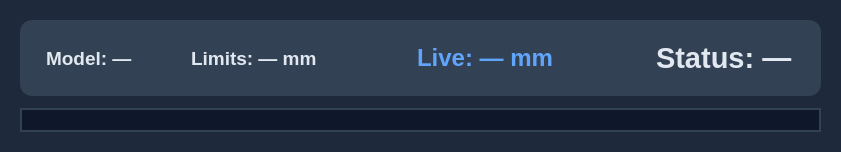
<?xml version="1.0" encoding="UTF-8"?>
<ui version="4.0">
 <class>LiveMonitoringPage</class>
 <widget class="QWidget" name="LiveMonitoringPage">
  <property name="styleSheet">
   <string notr="true">
    background-color: #1e293b;
    color: #e2e8f0;
   </string>
  </property>
  <layout class="QVBoxLayout" name="verticalLayout">
   <property name="spacing">
    <number>12</number>
   </property>
   <property name="margin">
    <number>20</number>
   </property>

   <!-- ==================== STATUS BAR ROW ==================== -->
   <item>
    <widget class="QWidget" name="status_bar">
     <property name="styleSheet">
      <string notr="true">
       background-color: #334155;
       border-radius: 12px;
       padding: 12px;
      </string>
     </property>
     <layout class="QHBoxLayout" name="statusRow">
      <property name="spacing">
       <number>24</number>
      </property>

      <item>
       <widget class="QLabel" name="model_label">
        <property name="font">
         <font>
          <pointsize>14</pointsize>
          <weight>75</weight>
          <bold>true</bold>
         </font>
        </property>
        <property name="text">
         <string>Model: —</string>
        </property>
       </widget>
      </item>

      <item>
       <widget class="QLabel" name="limit_label">
        <property name="font">
         <font>
          <pointsize>14</pointsize>
          <weight>75</weight>
          <bold>true</bold>
         </font>
        </property>
        <property name="text">
         <string>Limits: — mm</string>
        </property>
       </widget>
      </item>

      <item>
       <spacer name="statusSpacer1">
        <property name="orientation">
         <enum>Qt::Horizontal</enum>
        </property>
        <property name="sizeHint" stdset="0">
         <size>
          <width>40</width>
          <height>20</height>
         </size>
        </property>
       </spacer>
      </item>

      <item>
       <widget class="QLabel" name="value_label">
        <property name="font">
         <font>
          <pointsize>18</pointsize>
          <weight>87</weight>
          <bold>true</bold>
         </font>
        </property>
        <property name="styleSheet">
         <string notr="true">color: #60a5fa;</string>
        </property>
        <property name="text">
         <string>Live: — mm</string>
        </property>
       </widget>
      </item>

      <item>
       <spacer name="statusSpacer2">
        <property name="orientation">
         <enum>Qt::Horizontal</enum>
        </property>
        <property name="sizeHint" stdset="0">
         <size>
          <width>40</width>
          <height>20</height>
         </size>
        </property>
       </spacer>
      </item>

      <item>
       <widget class="QLabel" name="passfail_label">
        <property name="font">
         <font>
          <pointsize>22</pointsize>
          <weight>87</weight>
          <bold>true</bold>
         </font>
        </property>
        <property name="text">
         <string>Status: —</string>
        </property>
       </widget>
      </item>
     </layout>
    </widget>
   </item>

   <!-- ==================== PLOT CONTAINER ==================== -->
   <item>
    <widget class="QWidget" name="plot_container">
     <property name="styleSheet">
      <string notr="true">
       background-color: #0f172a;
       border: 2px solid #334155;
       border-radius: 16px;
      </string>
     </property>
     <layout class="QVBoxLayout" name="plotLayout">
      <property name="margin">
       <number>12</number>
      </property>
     </layout>
    </widget>
   </item>

  </layout>
 </widget>
 <resources/>
 <connections/>
</ui>
